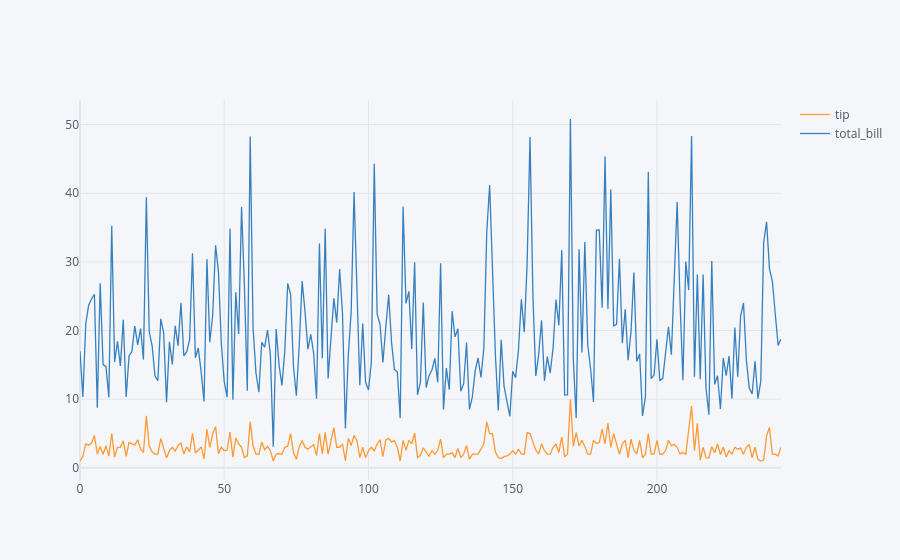

The code cell stored with this chart in its notebook:
### Code cell
new.iplot()

### Figure 1 — Plotly figure (JSON) as saved in the notebook; plotly's stock layout.template omitted (floating-point values rounded to 4 significant figures; data arrays with more than 128 entries replaced by an {"elided": "..."} marker saying what was removed)
{"data": [{"line": {"color": "rgba(255, 153, 51, 1.0)", "dash": "solid", "shape": "linear", "width": 1.3}, "mode": "lines", "name": "tip", "text": "", "type": "scatter", "x": {"elided": "244 int values"}, "y": {"elided": "244 float values"}}, {"line": {"color": "rgba(55, 128, 191, 1.0)", "dash": "solid", "shape": "linear", "width": 1.3}, "mode": "lines", "name": "total_bill", "text": "", "type": "scatter", "x": {"elided": "244 int values"}, "y": {"elided": "244 float values"}}], "layout": {"legend": {"bgcolor": "#F5F6F9", "font": {"color": "#4D5663"}}, "paper_bgcolor": "#F5F6F9", "plot_bgcolor": "#F5F6F9", "title": {"font": {"color": "#4D5663"}}, "xaxis": {"gridcolor": "#E1E5ED", "showgrid": true, "tickfont": {"color": "#4D5663"}, "title": {"font": {"color": "#4D5663"}, "text": ""}, "zerolinecolor": "#E1E5ED"}, "yaxis": {"gridcolor": "#E1E5ED", "showgrid": true, "tickfont": {"color": "#4D5663"}, "title": {"font": {"color": "#4D5663"}, "text": ""}, "zerolinecolor": "#E1E5ED"}}}
